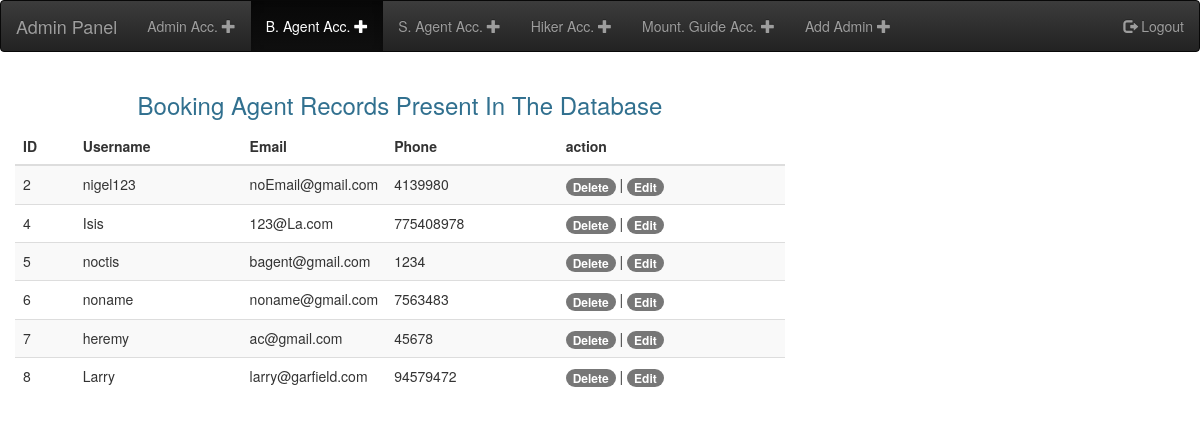
Screenshot of /admin/checkBagent.php with the database file from the repository.
### tables this page shows
CREATE TABLE `bagent_account` (
  `bAgent_ID` int(10) NOT NULL,
  `bAgent_name` varchar(100) NOT NULL,
  `bAgent_pword` varchar(100) NOT NULL,
  `bAgent_email` varchar(100) NOT NULL,
  `bAgent_cNum` varchar(100) NOT NULL,
  `agname` varchar(100) NOT NULL,
  `comname` varchar(100) NOT NULL,
  `cert_img` varchar(255) NOT NULL,
  `user_type` varchar(100) NOT NULL,
  `routeID` int(11) NOT NULL
);

### admin/checkBagent.php (the view, shortened to what this page needs)
<?php
  include('../admin/connection.php');
?>
<!DOCTYPE html>
<html lang="en">
<head>
  <link rel="stylesheet" type="text/css" href="../assets/css/bootstrap.min.css">
  <link rel="stylesheet" type="text/css" href="../assets/css/bootstrap-theme.min.css">
  <link href="../assets/css/simple-sidebar.css" rel="stylesheet">
  <link href="../assets/css/dataTables.bootstrap.min.css" rel="stylesheet">
  <link rel="stylesheet" type="text/css" href="https://cdn.datatables.net/v/bs4/dt-1.10.18/datatables.min.css" />
</head>
<body>
<nav class="navbar navbar-inverse">
	<div class="container-fluid">
		<a class="navbar-brand" href="#">Admin Panel</a>
		<ul class="nav navbar-nav">
			<li class=""><a href="checkAdmin.php">Admin Acc.
			<span class="glyphicon glyphicon-plus" aria-hidden="true"></span>
			</a></li>
      <li class="active"><a href="checkBagent.php">B. Agent Acc.
			<span class="glyphicon glyphicon-plus" aria-hidden="true"></span>
			</a></li>
      <li class=""><a href="checkSagent.php">S. Agent Acc.
			<span class="glyphicon glyphicon-plus" aria-hidden="true"></span>
			</a></li>
      <li class=""><a href="checkHiker.php">Hiker Acc.
			<span class="glyphicon glyphicon-plus" aria-hidden="true"></span>
			</a></li>
      <li class=""><a href="checkMguide.php">Mount. Guide Acc.
			<span class="glyphicon glyphicon-plus" aria-hidden="true"></span>
			</a></li>
      <li class=""><a href="register_Admin.php">Add Admin
			<span class="glyphicon glyphicon-plus" aria-hidden="true"></span>
			</a></li>
		</ul>
		<ul class="nav navbar-nav navbar-right">
	      <li><a href="../admin/logout.php"><span class="glyphicon glyphicon-log-out"></span> Logout</a></li>
	    </ul>
	</div>
</nav>
    <div class="col-md-8">
        <?php
          $query = 'SELECT * FROM bagent_account';
          $stmt = $con->prepare($query);
          $stmt->execute();
          $result = $stmt->get_result();
        ?>
        <h3 class="text-center text-info">Booking Agent Records Present In The Database</h3>
        <table class="table table-striped" id="data-table" style="width:100%">
          <thead>
            <tr>
              <th>ID</th>
              <th>Username</th>
              <th>Email</th>
              <th>Phone</th>
              <th>action</th>
            </tr>
          </thead>
          <tbody>
            <?php while ($row = $result->fetch_assoc()) { ?>
            <tr>
              <td><?= $row['bAgent_ID']; ?></td>
              <td><?= $row['bAgent_name']; ?></td>
              <td style="width:3px"><?= $row['bAgent_email']; ?></td>
              <td><?= $row['bAgent_cNum']; ?></td>
              <td>
                <a href="deleteAdmin/editDeleteBagent.php?delete=<?= $row['bAgent_ID']; ?>" class="badge bg-danger p-2" onclick="return confirm('Do you want delete this record?');">Delete</a> |
                <a href="editUser.php?edit=<?= $row['bAgent_ID']; ?>" class="badge bg-success p-2">Edit</a>
              </td>
            </tr>
            <?php } ?>
          </tbody>
        </table>
      </div>
</body>
</html>

### assets/css/simple-sidebar.css (style rules this page uses)
body { overflow-x: hidden; }

### rows the page displays
bagent_account: bAgent_ID "2", bAgent_name "nigel123", bAgent_email "noEmail@gmail.com", bAgent_cNum "4139980"
bagent_account: bAgent_ID "4", bAgent_name "Isis", bAgent_email "123@La.com", bAgent_cNum "775408978"
bagent_account: bAgent_ID "5", bAgent_name "noctis", bAgent_email "bagent@gmail.com", bAgent_cNum "1234"
bagent_account: bAgent_ID "6", bAgent_name "noname", bAgent_email "noname@gmail.com", bAgent_cNum "7563483"
bagent_account: bAgent_ID "7", bAgent_name "heremy", bAgent_email "ac@gmail.com", bAgent_cNum "45678"
bagent_account: bAgent_ID "8", bAgent_name "Larry", bAgent_email "larry@garfield.com", bAgent_cNum "94579472"
